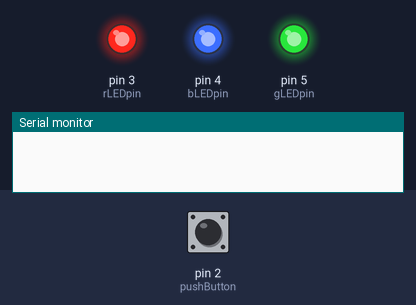
This sketch was run on a simulated Arduino Uno, built with avr-gcc and run on an emulated ATmega328P. Parts: output pins drawn as LEDs (lit = HIGH), the last lines printed to the serial monitor. Dashed ring = blinking. The test bench sets the inputs (shaded band); at power-on: pin 2 (pushButton) HIGH.

Above: at 1.2 s.
1.3 s: pin 2 (pushButton) pulled LOW for 1 s
At 3.0 s:
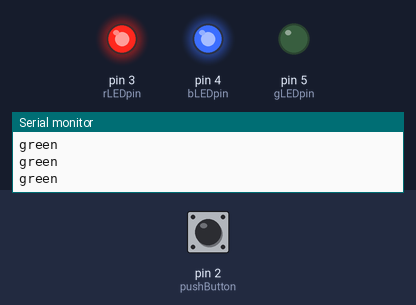
4.3 s: pin 2 (pushButton) pulled LOW for 0.15 s
At 4.9 s:
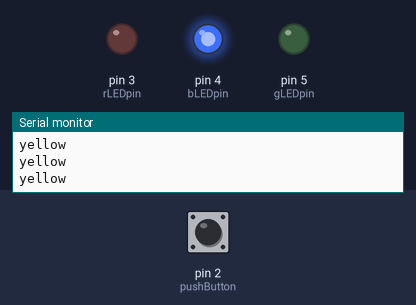
6.0 s: pin 2 (pushButton) pulsed LOW 5 times (0.12 s each, 0.3 s apart)
At 8.3 s:
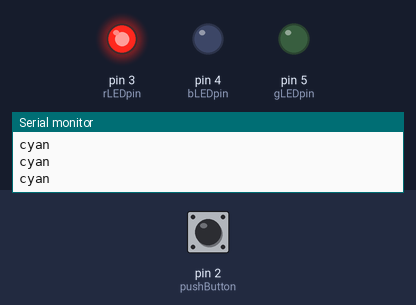
10.5 s: pin 2 (pushButton) pulsed LOW 2 times (0.12 s each, 0.3 s apart)
At 10.65 s:
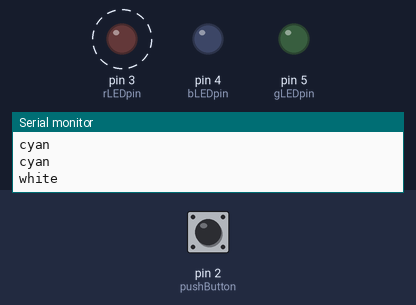
14.1 s: pin 2 (pushButton) pulled LOW for 3.2 s
At 14.26 s:
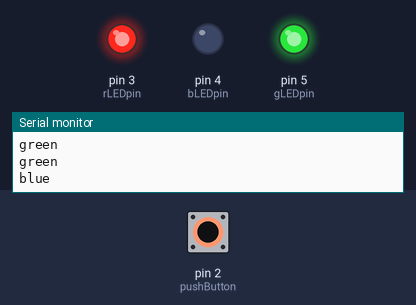
Timing chart, 0 to 18.8 s (numbered marks = the images above; inputs shaded):
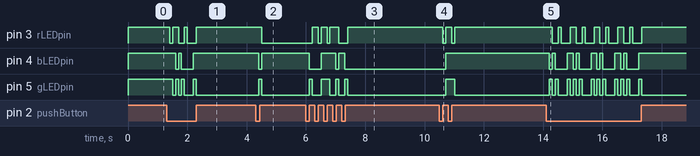

The sketch:

Practice_4.ino
```cpp
const int rLEDpin = 3;
const int bLEDpin = 4;
const int gLEDpin = 5;
const int pushButton = 2;
int buttonState = 0;
int ledcolor = 0;
String color;

void setup(){
  Serial.begin(9600);
  pinMode(rLEDpin, OUTPUT);
  pinMode (bLEDpin, OUTPUT);
  pinMode (gLEDpin, OUTPUT);
  pinMode(pushButton,INPUT);
}

void loop(){
  buttonState = digitalRead(pushButton);
  Serial.println(color);
  if (buttonState == LOW) {
    ledcolor = ledcolor + 1;
    delay(100);
  }

  if (ledcolor == 0) {
      digitalWrite(rLEDpin, HIGH);
      digitalWrite(bLEDpin, HIGH);
      digitalWrite(gLEDpin, HIGH);

    }

  else if (ledcolor == 1){
    //red
      digitalWrite(rLEDpin, LOW);
      digitalWrite(bLEDpin, HIGH);
      digitalWrite(gLEDpin, HIGH);
      color = "red";
  }

 else if (ledcolor == 2){
    //green
      digitalWrite(rLEDpin, HIGH);
      digitalWrite(bLEDpin, HIGH);
      digitalWrite(gLEDpin, LOW);
      color = "green";
  }

   else if (ledcolor == 3){
    //BLUE
      digitalWrite(rLEDpin, HIGH);
      digitalWrite(bLEDpin, LOW);
      digitalWrite(gLEDpin, HIGH);
      color = "blue";
  }

   else if (ledcolor == 4){
    //Yellow
      digitalWrite(rLEDpin, LOW);
      digitalWrite(bLEDpin, HIGH);
      digitalWrite(gLEDpin, LOW);
      color = "yellow";
  }

   else if (ledcolor == 5){
    //PURPLE
      digitalWrite(rLEDpin, LOW);
      digitalWrite(bLEDpin, LOW);
      digitalWrite(gLEDpin, HIGH);
      color = "purple";
  }

   else if (ledcolor == 6){
    //CYAN
      digitalWrite(rLEDpin, HIGH);
      digitalWrite(bLEDpin, LOW);
      digitalWrite(gLEDpin, LOW);
      color = "cyan";
  }

   else if (ledcolor == 7){
    //WHITE
      digitalWrite(rLEDpin, LOW);
      digitalWrite(bLEDpin, LOW);
      digitalWrite(gLEDpin, LOW);
      color = "white";
  }

   else if (ledcolor == 8){
    ledcolor =0;
}

}
```

Measured:
- after the input at 1.3 s, pin 3 (rLEDpin): goes LOW 0.10 s, HIGH 0.20 s, LOW 0.20 s, HIGH 0.10 s, LOW 0.30 s, then HIGH, starting after 0.10 s; pin 4 (bLEDpin): HIGH → LOW after 0.30 s, → HIGH 0.10 s later, → LOW 0.10 s later, → HIGH 0.40 s later
- after the input at 4.3 s, pin 3 (rLEDpin): HIGH → LOW after 0.21 s; pin 4 (bLEDpin): HIGH → LOW after 0.11 s, → HIGH 0.10 s later; pin 5 (gLEDpin): LOW → HIGH after 0.11 s, → LOW 0.10 s later
- after the input at 6.0 s, pin 3 (rLEDpin): goes HIGH 0.19 s, LOW 0.10 s, HIGH 0.20 s, LOW 0.10 s, HIGH 0.30 s, LOW 0.30 s, then HIGH, starting after 0.22 s; pin 4 (bLEDpin): goes LOW 0.39 s, HIGH 0.50 s, LOW 0.10 s, HIGH 0.20 s, then LOW, starting after 0.12 s
- after the input at 10.5 s, pin 3 (rLEDpin): alternates HIGH for 0.21 s and LOW for 0.10 s, 4 changes in all, then stays HIGH, starting after 0.11 s; pin 4 (bLEDpin): LOW → HIGH after 0.21 s; pin 5 (gLEDpin): LOW → HIGH after 0.21 s, → LOW 0.31 s later
- after the input at 14.1 s, pin 3 (rLEDpin): HIGH → LOW after 0.21 s, then repeats every 0.80 s: HIGH 0.10 s, LOW 0.30 s, HIGH 0.20 s, LOW 0.20 s, until it stays HIGH from 17.3 s; pin 4 (bLEDpin): HIGH → LOW after 0.11 s, then repeats every 0.80 s: HIGH 0.10 s, LOW 0.40 s, HIGH 0.20 s, LOW 0.10 s, until it stays HIGH from 17.2 s
